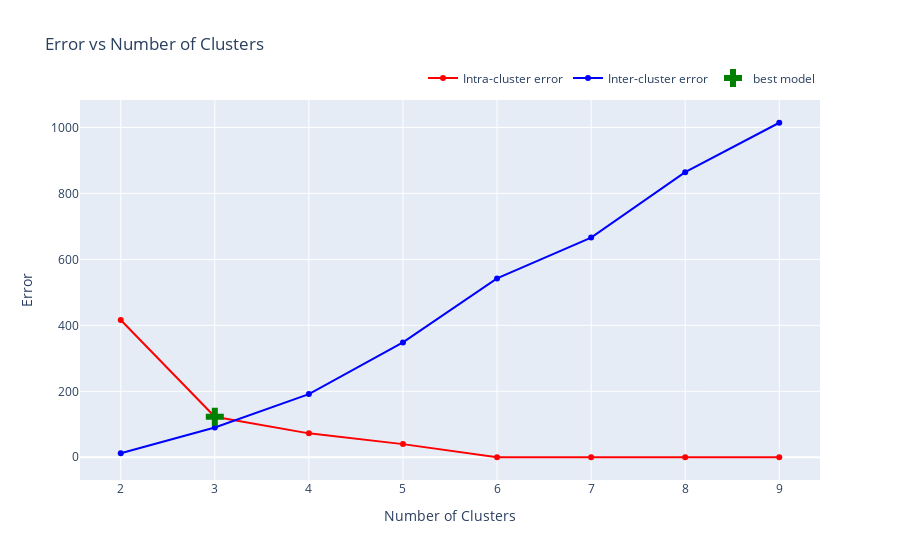

Notebook cell for this chart:
### Markdown cell above
## Clustering

### Code cell
# subplot 2 (cluster error vs number of clusters)
from train import plot_inter_intra_err

import plotly.graph_objects as go

min_clusters=2
max_clusters=10
plot_inter_intra_err(df_train_feat_scaled, min_clusters=min_clusters, max_clusters=max_clusters)

### Figure 1 — Plotly figure (JSON) as saved in the notebook; plotly's stock layout.template omitted (floating-point values rounded to 4 significant figures)
{"data": [{"line": {"color": "red"}, "mode": "lines+markers", "name": "Intra-cluster error", "showlegend": true, "type": "scatter", "x": [2, 3, 4, 5, 6, 7, 8, 9], "y": [416.1, 122.9, 72.54, 39.9, 0.3089, 0.1538, 0.1353, 0.09976]}, {"line": {"color": "blue"}, "mode": "lines+markers", "name": "Inter-cluster error", "showlegend": true, "type": "scatter", "x": [2, 3, 4, 5, 6, 7, 8, 9], "y": [12.32, 90.33, 191.6, 348.2, 542.3, 666.0, 864.4, 1014.0]}, {"marker": {"color": "green", "size": 15, "symbol": "cross"}, "mode": "markers", "name": "best model", "showlegend": true, "type": "scatter", "x": [3], "y": [122.9]}], "layout": {"hovermode": "x unified", "legend": {"orientation": "h", "x": 1, "xanchor": "right", "y": 1.02, "yanchor": "bottom"}, "title": {"text": "Error vs Number of Clusters"}, "xaxis": {"title": {"text": "Number of Clusters"}}, "yaxis": {"title": {"text": "Error"}}}}
